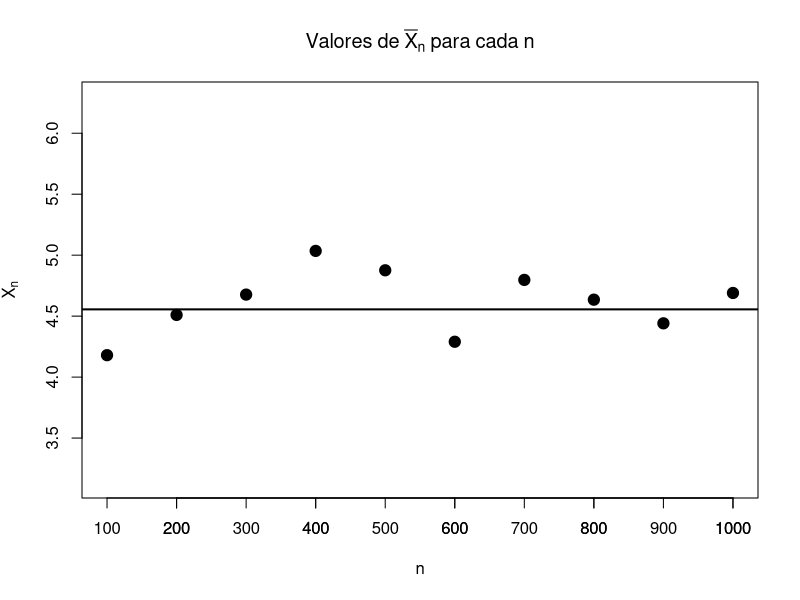
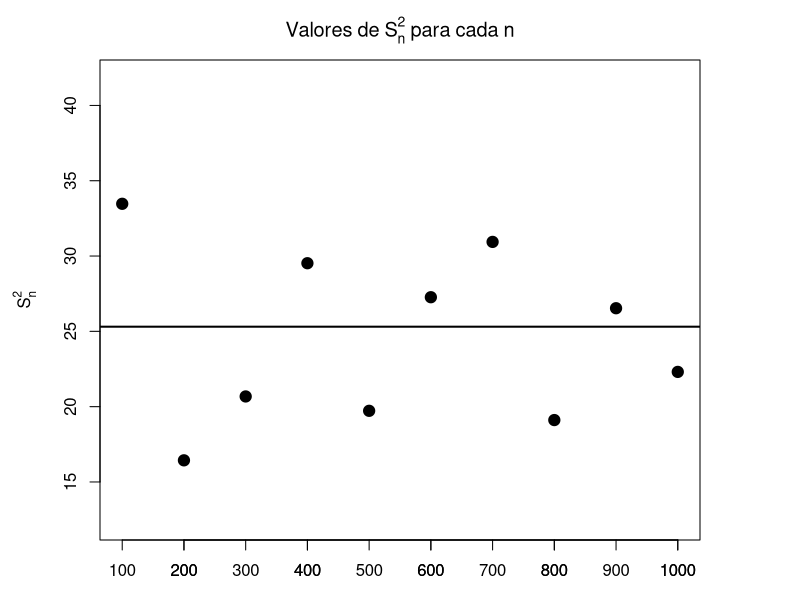
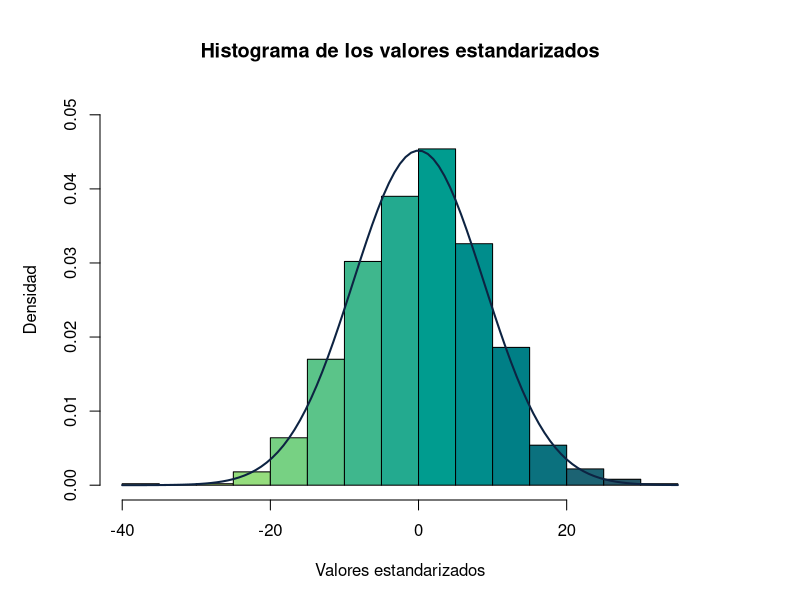

These charts were generated, in order, by the following R code:
## ---- chunk 1
# Crea un vector con 1000 individuos.
pob_total <- c(1:1000)

# Crea un vector con 100 elementos, que es la cantidad de recapturas.
xtotal = 1:100

# Vector en el que se almacenerá las coincidencias para cada recaptura.
xn <- c()

# Toma al azar una muestra de 50 indv de la población total.
M <- sample(pob_total, 50) 

# Itinera para obtener las recapturas.
for (xi in xtotal) {
  # Toma al azar una muestra de 80 indv de la población total.
  M80 <- sample(pob_total, 80)
  
  # Cuenta cuántos elementos de M tiene la muestra de 80 indv.
  coincidencias <- sum(M80 %in% M)
  
  # Almacena en un vector el número de coincidencias para cada recaptura.
  xn <- c(xn, coincidencias) 
}

# Calcula el valor estimado de la población total utilizando la fórmula anterior con K=n.
val_estimado <- (80*50) / mean(xn)
## ---- chunk 2
cat("El valor estimado para n = 80 es igual a",round(val_estimado, 0))
## ---- chunk 3
# Vector de n distintos
nDistintos <- seq(20 ,200 , by=20)

# Preparativos
xn2 <- c()
val_estimado2 <- c()
promedioDeni <- c()

# Itinera dos veces, la primera para calcular para los diferentes n. Y la segunda para realizar las 100 recapturas.
for (ni in nDistintos) {
  for (xi2 in xtotal) {
    Mni <- sample(pob_total, ni)
    coincidencias2 <- sum(Mni %in% M)
    xn2 <- c(xn2, coincidencias2)
  }
  # Realiza el promedio de la recaptura y lo utiliza para crear el vector de los valores estimados para cada n.
  val_estimado2 <- c(val_estimado2, (ni*50) / mean(xn2))
  # Limpia el vector de coincidencias
  xn2 <- c()
}
## ---- chunk 4
# ESTE CÓDIGO NO SE VE]

main1 <- expression(Valores ~ de ~ bar(X)[n] ~ para ~ cada ~ n)
xlab1 <- 'n'
ylab1 <- expression(bar(X)[n])
colores1 <- c("#fafa6e", "#d7f171", "#b5e877", "#95dd7d", "#77d183", "#5bc489", "#3fb78d", "#23aa8f", "#009c8f", "#008d8c", "#007f86", "#0b717e", "#1c6373", "#255566", "#2a4858")
## ---- chunk 5
# Crea un vector con los elementos n = 100, 200,..., 10^3
n <- seq(100, 1000, by=100)

# Preparación
esperanzaEmpirica_1 <- c()
p1 = 0.18

# Itinera y calcula la esperanza para cada N (100, 200,..., 1000)
for (n1 in n) {
  esperanzaEmpirica_1 <- c(esperanzaEmpirica_1, mean(rgeom(n1,p1)))
}

# Calcula la esperanza teórica
esperanzaTeorica_1 <- (1-p1)/ p1
## ---- chunk 6
# Grafica los valores de Xn
plot(n, esperanzaEmpirica_1, xlab=xlab1, ylab=ylab1, main=main1,
     ylim=c(min(esperanzaEmpirica_1) - min(esperanzaEmpirica_1)/4,
            max(esperanzaEmpirica_1) + (max(esperanzaEmpirica_1)/4)), pch=19, cex=1.5)
axis(side = 1, at = n)
abline(h = esperanzaTeorica_1, lwd=2)
## ---- chunk 7
# ESTE CÓDIGO NO SE VE]

main2 <- expression(Valores ~ de ~ S[n]^2 ~ para ~ cada ~ n)
xlab2 <- 'n'
ylab2 <- expression(S[n]^2)
## ---- chunk 8
# Crea vector vacío para Sn empírico
sn_emp <- c()

# Itinera calculando la Sn para los diferentes N.
for (i in 1:10) {
  sn_emp <- c(sn_emp, sd(rgeom(n[i], p1))^2)
}

# Calcula Sn teórica.
sn_teo <- (1-p1)/(p1^2)
## ---- chunk 9
# Grafica las Sn empíricas y añade línea horizontal en el valor de Sn teórico.
par(mar = c(3,5,3,5))
plot(n, sn_emp, xlab=xlab2, ylab=ylab2, main=main2,
     ylim=c(min(sn_emp) - min(sn_emp)/4,
            max(sn_emp) + (max(sn_emp)/4)), pch=19, cex=1.5)
axis(side = 1, at = n)
abline(h = sn_teo, lwd=2)
## ---- chunk 10
lambda <- 8.5
n3 <- 1000

# Genera la distribución F.
F <- rexp(n3, lambda)
## ---- chunk 11
letras <- 1:5
for (letra in letras) {
  cat(paste(' [F',letra," = ", head(round(F, 4), 5)[letra],"]", sep=""))
}
## ---- chunk 12
# Calcula esperanza empírica.
aTecho <- mean(F)

# Calcula esperanza teórica.
a <- 1/lambda

# Desvío estándar teórico
sigma <- 1/(lambda^2)

# Valor estandarizado de la media empírica.

aTecho_standarizada <- (sqrt(n3)*(aTecho - a))/sigma
## ---- chunk 13
main3 <- "Histograma de los valores estandarizados"
xlab3 <- "Valores estandarizados"
ylab3 <- "Densidad"
colores <- c("#fafa6e", "#d7f171", "#b5e877", "#95dd7d", "#77d183", "#5bc489", "#3fb78d", "#23aa8f", "#009c8f", "#008d8c", "#007f86", "#0b717e", "#1c6373", "#255566", "#2a4858")
## ---- chunk 14

# Preparativos
k <- 1000
val_estandarizados <- c()

# Itinera para crear 1000 muestras con un n de 100 cada una.
for (muestra in 1:k) {
  Fi <- rexp(n3, lambda)
  val_estandarizados <- c(val_estandarizados, ((sqrt(n3))*(mean(Fi) - a))/ sigma)
}
## ---- chunk 15
# Histograma de los valores estandarizados y superpone la densidad normal estándar.
par(mar = c(5,5,5,5))
hist(val_estandarizados, freq = FALSE, ylim = c(0, .05), main=main3, xlab=xlab3, ylab=ylab3, col=colores)
curve(dnorm(x, sd = sd(val_estandarizados)), add = TRUE, lwd=2, col = "#0d2342")
